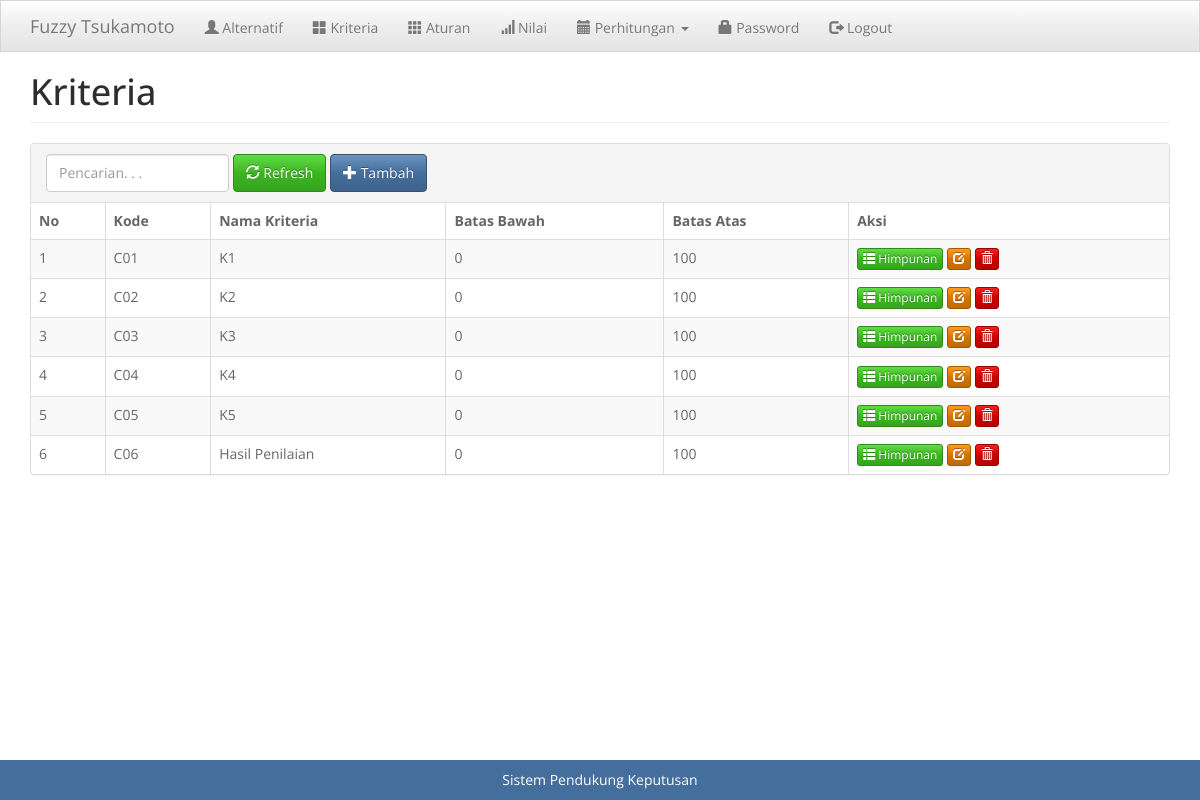
Page /index.php?m=kriteria (signed in) on the committed database.
### tables this page shows
CREATE TABLE `tb_kriteria` (
  `kode_kriteria` varchar(16) NOT NULL,
  `nama_kriteria` varchar(255) DEFAULT NULL,
  `batas_bawah` double DEFAULT NULL,
  `batas_atas` double DEFAULT NULL,
  `dicari` tinyint(1) DEFAULT NULL
);

### functions.php (called while the page is built, shortened)
<?php
include 'config.php';
include 'includes/db.php';
$db = new DB($config['server'], $config['username'], $config['password'], $config['database_name']);
include 'includes/general.php';
$mod = $_GET['m'];

### config.php (called while the page is built)
<?php
$config["server"]='localhost';
$config["username"]='root';
$config["password"]='';
$config["database_name"]='tsukamoto';

### includes/general.php (called while the page is built, shortened)
<?php
function esc_field($str)
{
    return addslashes($str);
}

### includes/db.php (called while the page is built, shortened)
<?php
class DB
{
    var $conn = null;
    public function __construct($host, $username, $passwd, $dbname)
    {
        $this->conn = mysqli_connect($host, $username, $passwd, $dbname);
    }
    public function query($sql)
    {
        $query = mysqli_query($this->conn, $sql) or die('<pre>Error mysqli_query: ' . mysqli_error($this->conn) . '<br />' . $sql . '</pre>');
        return $query;
    }
    public function get_results($sql)
    {
        $query = $this->query($sql);
        $arr = array();
        while ($row = mysqli_fetch_object($query)) {
            $arr[] = $row;
        }
        return $arr;
    }
}

### kriteria.php (the view, shortened to what this page needs)
<div class="page-header">
    <h1>Kriteria</h1>
</div>
<div class="panel panel-default">
    <div class="panel-heading">
        <form class="form-inline">
            <div class="form-group">
                <input class="form-control" type="text" placeholder="Pencarian. . ." name="q" value="<?=$_GET['q']?>" />
            </div>
            <div class="form-group">
                <button class="btn btn-success"><span class="glyphicon glyphicon-refresh"></span> Refresh</a>
            </div>
            <div class="form-group">
                <a class="btn btn-primary" href="?m=kriteria_tambah"><span class="glyphicon glyphicon-plus"></span> Tambah</a>
            </div>
        </form>
    </div>
    <table class="table table-bordered table-hover table-striped">
    <thead>
        <tr>
            <th>No</th>
            <th>Kode</th>
            <th>Nama Kriteria</th>
            <th>Batas Bawah</th>
            <th>Batas Atas</th>
            <th>Aksi</th>
        </tr>
    </thead>
    <?php
    $q = esc_field($_GET['q']);
    $rows = $db->get_results("SELECT * FROM tb_kriteria WHERE nama_kriteria LIKE '%$q%' ORDER BY kode_kriteria");
    $no=0;
    foreach($rows as $row):?>
    <tr>
        <td><?=++$no ?></td>
        <td><?=$row->kode_kriteria?></td>
        <td><?=$row->nama_kriteria?></td>
        <td><?=$row->batas_bawah?></td>
        <td><?=$row->batas_atas?></td>
        <td>
            <a class="btn btn-xs btn-success" href="?m=kriteria_himpunan&ID=<?=$row->kode_kriteria?>"><span class="glyphicon glyphicon-th-list"></span> Himpunan</a>
            <a class="btn btn-xs btn-warning" href="?m=kriteria_ubah&ID=<?=$row->kode_kriteria?>"><span class="glyphicon glyphicon-edit"></span></a>
            <a class="btn btn-xs btn-danger" href="aksi.php?act=kriteria_hapus&ID=<?=$row->kode_kriteria?>" onclick="return confirm('Hapus data?')"><span class="glyphicon glyphicon-trash"></span></a>
        </td>
    </tr>
    <?php endforeach;?>
    </table>
</div>

### index.php (shortened to what this page needs)
<?php
include 'functions.php';
?>
<!DOCTYPE html>
<html lang="en">
<head>
  <link href="assets/css/spacelab-bootstrap.min.css" rel="stylesheet" />
  <link href="assets/css/general.css" rel="stylesheet" />
</head>
<body>
  <nav class="navbar navbar-default navbar-static-top">
    <div class="container">
      <div class="navbar-header">
        <a class="navbar-brand" href="?">Fuzzy Tsukamoto</a>
      </div>
      <div id="navbar" class="navbar-collapse collapse">
        <ul class="nav navbar-nav">
          <?php if (empty($_SESSION['login'])) : ?>
            <li><a href="?m=login"><span class="glyphicon glyphicon-log-in"></span> Login</a></li>
            <li><a href="?m=profil"><span class="glyphicon glyphicon-user"></span> Profil Peneliti</a></li>
          <?php else : ?>
            <li><a href="?m=alternatif"><span class="glyphicon glyphicon-user"></span> Alternatif</a></li>
            <li><a href="?m=kriteria"><span class="glyphicon glyphicon-th-large"></span> Kriteria</a></li>
            <li><a href="?m=aturan"><span class="glyphicon glyphicon-th"></span> Aturan</a></li>
            <li><a href="?m=rel_alternatif"><span class="glyphicon glyphicon-signal"></span> Nilai</a></li>
            <li class="dropdown">
              <a href="#" class="dropdown-toggle" data-toggle="dropdown"><span class="glyphicon glyphicon-calendar"></span> Perhitungan <span class="caret"></span></a>
            </li>
            <li><a href="?m=password"><span class="glyphicon glyphicon-lock"></span> Password</a></li>
            <li><a href="aksi.php?act=logout"><span class="glyphicon glyphicon-log-out"></span> Logout</a></li>
          <?php endif ?>
        </ul>
      </div>
    </div>
  </nav>
  <div class="container">
    <?php
    if (file_exists($mod . '.php'))
      include $mod . '.php';
    else
      include 'home.php';
    ?>
  </div>
  <footer class="footer bg-primary">
    <div class="container">
      <center><p>Sistem Pendukung Keputusan </p></center>
    </div>
  </footer>
</body>
</html>

### assets/css/general.css (style rules this page uses)
html { position: relative; min-height: 100%; }
body { margin-bottom: 70px; }
.footer { position: absolute; bottom: 0; width: 100%; height: 40px; }
.footer .container p { margin: 10px 0; }
.page-header { margin-top: 0; padding-bottom: 0; }
.page-header h1 { margin-top: 0; }

### rows in the picture
tb_kriteria: kode_kriteria "C01", nama_kriteria "K1", batas_bawah "0", batas_atas "100"
tb_kriteria: kode_kriteria "C02", nama_kriteria "K2", batas_bawah "0", batas_atas "100"
tb_kriteria: kode_kriteria "C03", nama_kriteria "K3", batas_bawah "0", batas_atas "100"
tb_kriteria: kode_kriteria "C04", nama_kriteria "K4", batas_bawah "0", batas_atas "100"
tb_kriteria: kode_kriteria "C05", nama_kriteria "K5", batas_bawah "0", batas_atas "100"
tb_kriteria: kode_kriteria "C06", nama_kriteria "Hasil Penilaian", batas_bawah "0", batas_atas "100"
